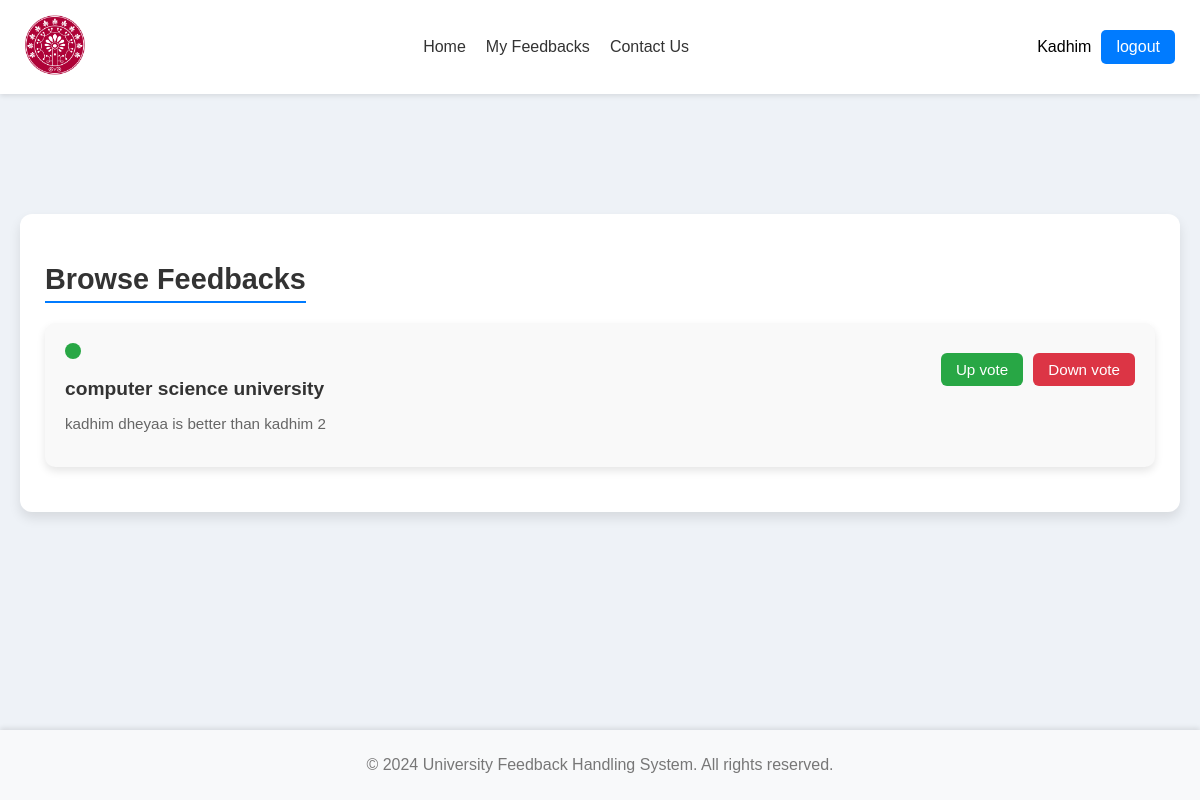
Screenshot of /browes-feedbacks (signed in) with the database file from the repository.
### feedbacks/models.py (models this page shows, shortened)
class Feedback(models.Model):
    user = models.ForeignKey(User, on_delete=models.CASCADE)  # Link feedback to a user
    topic = models.CharField(max_length=100)  # Topic of feedback
    message = models.TextField()  # Feedback message
    created_at = models.DateTimeField(auto_now_add=True)  # Auto-set creation date

### pages/views.py (the view)
# urls.py: path("browes-feedbacks",views.browes, name ="browes_feedbacks"),
def browes(request):
    feedback_list = Feedback.objects.all()  # Optional: To display existing feedbacks
    return render(request, 'pages/browes_feedbacks.html', {'feedback_list': feedback_list})

### templates/pages/browes_feedbacks.html (shortened to what this page needs)
{% extends 'parts/base.html' %}
{% load static %}
{% load widget_tweaks %}
{% block css_files %}
    <link rel="stylesheet" href="{% static "browes_feedbacks.css" %}">
{% endblock %}
{% block content %}
    <div class="section">
        <h2>Browse Feedbacks</h2>
        {% for feedback in feedback_list %}
            <div class="complaint">
                <div class="feedback_flex">
                    <div class="status-circle status-open"></div>
                    <div class="content">
                        <h3>{{feedback.topic}}</h3>
                        <p>{{feedback.message}}</p>
                    </div>
                </div>
                <div class="actions">
                    <button class="upvote">Up vote</button>
                    <button class="downvote">Down vote</button>
                </div>
            </div>
        {% endfor %}
{% endblock %}

### templates/parts/base.html (shortened to what this page needs)
{% load static %}
<!DOCTYPE html>
<html lang="en">
    <head>
        <link rel="stylesheet" href="{% static "base.css" %}">
        {% block css_files %}{% endblock %}
    </head>
    <body>
    <div class="wrapper">
        <header>
            <nav class="navbar">
                <a href="/home">
                    <img src="{% static "images/AUIB.png"%}" class="logo">
                </a>
                <div class="menu">
                    <a href="/home">Home</a>
                    {% if user.is_authenticated %}
                    <a href="/my-feedback">My Feedbacks</a>
                    {% endif %}
                    <a href="/contact-us.html">Contact Us</a>
                </div>
                <div class="login_class">
                {% if user.is_authenticated %}
                    <p class="login_class_child">{{ user.first_name|capfirst }}</p>
                    <a href="{% url 'logout' %}" class="button">logout</a>
                {% else %}
                    <a href="{% url 'login:login_page' %}" class="button">Login</a>
                {% endif %}
                </div>
            </nav>
        </header>
        <main>
        {% block content %}
        {% endblock %}
        </main>
        <footer>
            <div>
                <p>&copy; 2024 University Feedback Handling System. All rights reserved.</p>
            </div>
        </footer>
    </div>
    </body>
</html>

### static/base.css (style rules this page uses)
html, body { height:100%; margin: 0; font-family: Arial, sans-serif; background-color: #eef2f7; }
a { text-decoration: none; }
.wrapper { display: flex; flex-direction: column; min-height: 100vh; }
main { flex: 1; padding: 20px; }
footer { margin-top: 50px; text-align: center; color: #777; padding: 10px; background-color: #f8f9fa; box-shadow: 0 -2px 5px rgba(0, 0, 0, 0.1); }
.navbar { display: flex; justify-content: space-between; align-items: center; padding: 15px 25px; background-color: #ffffff; box-shadow: 0 2px 5px rgba(0, 0, 0, 0.1); margin: 0; margin-bottom: 100px; }
.navbar .logo { width: 60px; height: auto; transition: transform 0.3s ease; background-color: transparent; }
.navbar .menu { display: flex; gap: 20px; }
.navbar .menu a { text-decoration: none; color: #333; font-size: 16px; }
.navbar .button { padding: 8px 15px; background-color: #007BFF; color: white; border: none; border-radius: 5px; cursor: pointer; text-decoration: none; }
.login_class { display: flex; }
.login_class_child { margin: auto 10px; }

### static/browes_feedbacks.css (style rules this page uses)
.section { margin-bottom: 30px; padding: 25px; background-color: #fff; border-radius: 12px; box-shadow: 0 6px 12px rgba(0, 0, 0, 0.1); transition: transform 0.2s ease; }
.section h2 { margin-bottom: 20px; font-size: 1.8rem; color: #333; border-bottom: 2px solid #007BFF; display: inline-block; padding-bottom: 5px; }
.complaint { display: flex; flex-wrap: wrap; align-items: flex-start; justify-content:space-between; padding: 20px; background-color: #f9f9f9; margin-bottom: 20px; border-radius: 10px; box-shadow: 0 4px 8px rgba(0, 0, 0, 0.1); transition: box-shadow 0.3s ease, transform 0.2s ease; }
.complaint .status-circle { width: 16px; height: 16px; border-radius: 50%; margin-right: 15px; flex-shrink: 0; }
.complaint .status-open { background-color: #28a745; }
.complaint .content h3 { font-size: 1.2rem; color: #333; margin-bottom: 10px; }
.complaint .content p { font-size: 0.95rem; color: #666; }
.complaint .actions { display: flex; gap: 10px; margin-top: 10px; }
.complaint .actions button { padding: 8px 15px; border: none; border-radius: 6px; cursor: pointer; font-size: 0.95rem; transition: background-color 0.3s ease; }
.complaint .actions .upvote { background-color: #28a745; color: white; }
.complaint .actions .downvote { background-color: #dc3545; color: white; }

### rows the page displays
Feedback: topic "computer science university", message "kadhim dheyaa is better than kadhim 2"

### other values shown
{{ user.first_name|capfirst }} "Kadhim"
